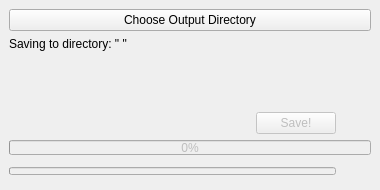
<?xml version="1.0" encoding="UTF-8"?>
<ui version="4.0">
 <class>Save_images_dialog</class>
 <widget class="QMainWindow" name="Save_images_dialog">
  <property name="windowModality">
   <enum>Qt::NonModal</enum>
  </property>
  <property name="geometry">
   <rect>
    <x>0</x>
    <y>0</y>
    <width>380</width>
    <height>190</height>
   </rect>
  </property>
  <property name="sizePolicy">
   <sizepolicy hsizetype="Fixed" vsizetype="Fixed">
    <horstretch>0</horstretch>
    <verstretch>0</verstretch>
   </sizepolicy>
  </property>
  <property name="minimumSize">
   <size>
    <width>380</width>
    <height>190</height>
   </size>
  </property>
  <property name="maximumSize">
   <size>
    <width>380</width>
    <height>190</height>
   </size>
  </property>
  <property name="windowTitle">
   <string>ThermoGUI - Save Image</string>
  </property>
  <property name="unifiedTitleAndToolBarOnMac">
   <bool>false</bool>
  </property>
  <widget class="QWidget" name="centralwidget">
   <layout class="QHBoxLayout" name="horizontalLayout">
    <item>
     <layout class="QVBoxLayout" name="verticalLayout">
      <item>
       <layout class="QHBoxLayout" name="horizontalLayout_2">
        <item>
         <widget class="QPushButton" name="choose_directory_button">
          <property name="text">
           <string>Choose Output Directory</string>
          </property>
         </widget>
        </item>
       </layout>
      </item>
      <item>
       <widget class="QLabel" name="save_directory_label">
        <property name="text">
         <string>Saving to directory: &quot; &quot;</string>
        </property>
       </widget>
      </item>
      <item>
       <spacer name="verticalSpacer">
        <property name="orientation">
         <enum>Qt::Vertical</enum>
        </property>
        <property name="sizeHint" stdset="0">
         <size>
          <width>20</width>
          <height>40</height>
         </size>
        </property>
       </spacer>
      </item>
      <item>
       <layout class="QHBoxLayout" name="horizontalLayout_3">
        <item>
         <spacer name="horizontalSpacer_2">
          <property name="orientation">
           <enum>Qt::Horizontal</enum>
          </property>
          <property name="sizeHint" stdset="0">
           <size>
            <width>40</width>
            <height>20</height>
           </size>
          </property>
         </spacer>
        </item>
        <item>
         <widget class="QPushButton" name="save_button">
          <property name="enabled">
           <bool>false</bool>
          </property>
          <property name="text">
           <string>Save!</string>
          </property>
         </widget>
        </item>
        <item>
         <spacer name="horizontalSpacer_4">
          <property name="orientation">
           <enum>Qt::Horizontal</enum>
          </property>
          <property name="sizeType">
           <enum>QSizePolicy::Fixed</enum>
          </property>
          <property name="sizeHint" stdset="0">
           <size>
            <width>35</width>
            <height>20</height>
           </size>
          </property>
         </spacer>
        </item>
       </layout>
      </item>
      <item>
       <widget class="QProgressBar" name="progress_bar_all_frames">
        <property name="enabled">
         <bool>false</bool>
        </property>
        <property name="maximumSize">
         <size>
          <width>16777215</width>
          <height>15</height>
         </size>
        </property>
        <property name="value">
         <number>0</number>
        </property>
        <property name="textVisible">
         <bool>true</bool>
        </property>
       </widget>
      </item>
      <item>
       <layout class="QHBoxLayout" name="horizontalLayout_4">
        <item>
         <widget class="QProgressBar" name="progress_bar_intra_frame">
          <property name="enabled">
           <bool>false</bool>
          </property>
          <property name="maximumSize">
           <size>
            <width>16777215</width>
            <height>8</height>
           </size>
          </property>
          <property name="value">
           <number>0</number>
          </property>
          <property name="textVisible">
           <bool>false</bool>
          </property>
         </widget>
        </item>
        <item>
         <spacer name="horizontalSpacer_3">
          <property name="orientation">
           <enum>Qt::Horizontal</enum>
          </property>
          <property name="sizeType">
           <enum>QSizePolicy::Fixed</enum>
          </property>
          <property name="sizeHint" stdset="0">
           <size>
            <width>35</width>
            <height>20</height>
           </size>
          </property>
         </spacer>
        </item>
       </layout>
      </item>
     </layout>
    </item>
   </layout>
  </widget>
 </widget>
 <resources/>
 <connections/>
</ui>
